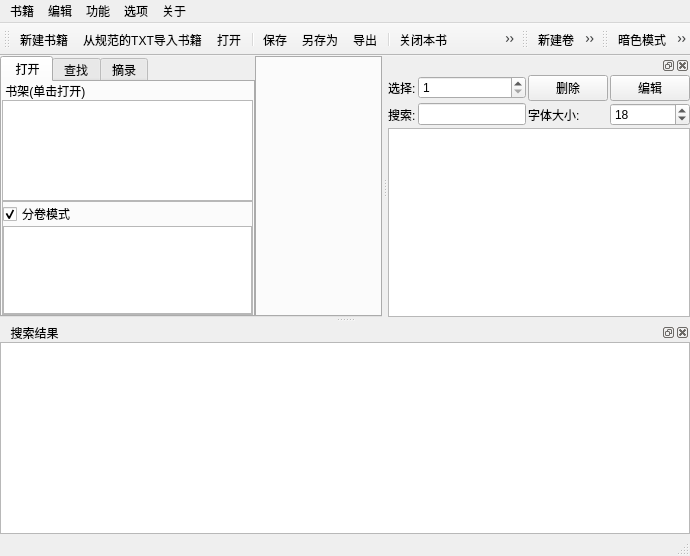
<?xml version="1.0" encoding="UTF-8"?>
<ui version="4.0">
 <class>MainWindow</class>
 <widget class="QMainWindow" name="MainWindow">
  <property name="geometry">
   <rect>
    <x>0</x>
    <y>0</y>
    <width>690</width>
    <height>556</height>
   </rect>
  </property>
  <property name="windowTitle">
   <string/>
  </property>
  <property name="styleSheet">
   <string notr="true"/>
  </property>
  <property name="toolButtonStyle">
   <enum>Qt::ToolButtonIconOnly</enum>
  </property>
  <widget class="QWidget" name="centralwidget">
   <layout class="QGridLayout" name="gridLayout">
    <property name="leftMargin">
     <number>0</number>
    </property>
    <property name="topMargin">
     <number>0</number>
    </property>
    <property name="rightMargin">
     <number>0</number>
    </property>
    <property name="bottomMargin">
     <number>0</number>
    </property>
    <property name="spacing">
     <number>0</number>
    </property>
    <item row="0" column="0">
     <widget class="QSplitter" name="general_splitter">
      <property name="lineWidth">
       <number>0</number>
      </property>
      <property name="orientation">
       <enum>Qt::Horizontal</enum>
      </property>
      <property name="handleWidth">
       <number>0</number>
      </property>
      <property name="childrenCollapsible">
       <bool>false</bool>
      </property>
      <widget class="QTabWidget" name="L_tabWidget">
       <property name="currentIndex">
        <number>0</number>
       </property>
       <widget class="QWidget" name="tab_dir">
        <attribute name="title">
         <string> 打开</string>
        </attribute>
        <layout class="QVBoxLayout" name="verticalLayout_5">
         <property name="spacing">
          <number>0</number>
         </property>
         <property name="leftMargin">
          <number>0</number>
         </property>
         <property name="topMargin">
          <number>0</number>
         </property>
         <property name="rightMargin">
          <number>0</number>
         </property>
         <property name="bottomMargin">
          <number>0</number>
         </property>
         <item>
          <widget class="QLabel" name="label">
           <property name="text">
            <string> 书架(单击打开)</string>
           </property>
          </widget>
         </item>
         <item>
          <widget class="QSplitter" name="book_dir_splitter">
           <property name="lineWidth">
            <number>0</number>
           </property>
           <property name="orientation">
            <enum>Qt::Vertical</enum>
           </property>
           <property name="handleWidth">
            <number>0</number>
           </property>
           <widget class="QListWidget" name="file_browse_listWidget">
            <property name="contextMenuPolicy">
             <enum>Qt::CustomContextMenu</enum>
            </property>
           </widget>
           <widget class="QFrame" name="frame">
            <property name="frameShape">
             <enum>QFrame::StyledPanel</enum>
            </property>
            <property name="frameShadow">
             <enum>QFrame::Raised</enum>
            </property>
            <layout class="QVBoxLayout" name="verticalLayout_3">
             <property name="spacing">
              <number>0</number>
             </property>
             <property name="leftMargin">
              <number>0</number>
             </property>
             <property name="topMargin">
              <number>0</number>
             </property>
             <property name="rightMargin">
              <number>0</number>
             </property>
             <property name="bottomMargin">
              <number>0</number>
             </property>
             <item>
              <widget class="QCheckBox" name="show_volume_checkBox">
               <property name="text">
                <string>分卷模式</string>
               </property>
               <property name="checked">
                <bool>true</bool>
               </property>
              </widget>
             </item>
             <item>
              <widget class="QTreeWidget" name="dir_treeWidget">
               <property name="contextMenuPolicy">
                <enum>Qt::CustomContextMenu</enum>
               </property>
               <property name="alternatingRowColors">
                <bool>false</bool>
               </property>
               <attribute name="headerVisible">
                <bool>false</bool>
               </attribute>
               <column>
                <property name="text">
                 <string notr="true">1</string>
                </property>
               </column>
              </widget>
             </item>
            </layout>
           </widget>
          </widget>
         </item>
        </layout>
       </widget>
       <widget class="QWidget" name="tab_search">
        <attribute name="title">
         <string>查找</string>
        </attribute>
        <layout class="QVBoxLayout" name="verticalLayout">
         <property name="spacing">
          <number>0</number>
         </property>
         <property name="leftMargin">
          <number>0</number>
         </property>
         <property name="topMargin">
          <number>0</number>
         </property>
         <property name="rightMargin">
          <number>0</number>
         </property>
         <property name="bottomMargin">
          <number>0</number>
         </property>
         <item>
          <widget class="QComboBox" name="search_option_comboBox">
           <property name="editable">
            <bool>false</bool>
           </property>
           <item>
            <property name="text">
             <string>对当前章节正文</string>
            </property>
           </item>
           <item>
            <property name="text">
             <string>对全书章节名</string>
            </property>
           </item>
           <item>
            <property name="text">
             <string>对全书正文</string>
            </property>
           </item>
          </widget>
         </item>
         <item>
          <layout class="QGridLayout" name="gridLayout_4">
           <property name="spacing">
            <number>2</number>
           </property>
           <item row="1" column="1">
            <widget class="QLineEdit" name="obj_kew_edit"/>
           </item>
           <item row="0" column="1">
            <widget class="QLineEdit" name="search_key_edit"/>
           </item>
           <item row="0" column="0">
            <widget class="QLabel" name="key_label">
             <property name="text">
              <string>关键字(&amp;K)</string>
             </property>
             <property name="buddy">
              <cstring>search_key_edit</cstring>
             </property>
            </widget>
           </item>
           <item row="1" column="0">
            <widget class="QLabel" name="obj_key_label">
             <property name="text">
              <string>替换为(&amp;G)</string>
             </property>
             <property name="buddy">
              <cstring>search_key_edit</cstring>
             </property>
            </widget>
           </item>
          </layout>
         </item>
         <item>
          <layout class="QHBoxLayout" name="horizontalLayout_2">
           <property name="spacing">
            <number>2</number>
           </property>
           <property name="bottomMargin">
            <number>2</number>
           </property>
           <item>
            <widget class="QPushButton" name="find_next_btn">
             <property name="styleSheet">
              <string notr="true"/>
             </property>
             <property name="text">
              <string>查找Next</string>
             </property>
            </widget>
           </item>
           <item>
            <widget class="QPushButton" name="find_all_btn">
             <property name="text">
              <string>查找全部</string>
             </property>
            </widget>
           </item>
          </layout>
         </item>
         <item>
          <layout class="QHBoxLayout" name="horizontalLayout_3">
           <property name="spacing">
            <number>2</number>
           </property>
           <property name="bottomMargin">
            <number>2</number>
           </property>
           <item>
            <widget class="QPushButton" name="replace_current_btn">
             <property name="text">
              <string>替换当前</string>
             </property>
            </widget>
           </item>
           <item>
            <widget class="QPushButton" name="replace_all_btn">
             <property name="text">
              <string>全部替换</string>
             </property>
            </widget>
           </item>
          </layout>
         </item>
         <item>
          <spacer name="verticalSpacer">
           <property name="orientation">
            <enum>Qt::Vertical</enum>
           </property>
           <property name="sizeHint" stdset="0">
            <size>
             <width>20</width>
             <height>40</height>
            </size>
           </property>
          </spacer>
         </item>
        </layout>
       </widget>
       <widget class="QWidget" name="tab_note">
        <attribute name="title">
         <string>摘录</string>
        </attribute>
        <layout class="QVBoxLayout" name="verticalLayout_2">
         <property name="spacing">
          <number>1</number>
         </property>
         <property name="leftMargin">
          <number>0</number>
         </property>
         <property name="topMargin">
          <number>0</number>
         </property>
         <property name="rightMargin">
          <number>0</number>
         </property>
         <property name="bottomMargin">
          <number>0</number>
         </property>
         <item>
          <widget class="QCheckBox" name="auto_focus_checkBox">
           <property name="text">
            <string>自动聚焦</string>
           </property>
          </widget>
         </item>
         <item>
          <layout class="QFormLayout" name="formLayout">
           <property name="horizontalSpacing">
            <number>2</number>
           </property>
           <property name="verticalSpacing">
            <number>2</number>
           </property>
           <item row="0" column="0">
            <widget class="QLabel" name="note_key_Label">
             <property name="text">
              <string>索引</string>
             </property>
            </widget>
           </item>
           <item row="0" column="1">
            <widget class="QLineEdit" name="note_key_LineEdit">
             <property name="text">
              <string/>
             </property>
             <property name="placeholderText">
              <string>回车后添加</string>
             </property>
            </widget>
           </item>
           <item row="1" column="0">
            <widget class="QLabel" name="note_content_Label">
             <property name="text">
              <string>摘录</string>
             </property>
            </widget>
           </item>
           <item row="1" column="1">
            <widget class="QLineEdit" name="note_content_LineEdit">
             <property name="placeholderText">
              <string>回车后添加</string>
             </property>
            </widget>
           </item>
          </layout>
         </item>
         <item>
          <layout class="QHBoxLayout" name="horizontalLayout">
           <property name="spacing">
            <number>2</number>
           </property>
           <item>
            <widget class="QPushButton" name="note_save_btn">
             <property name="text">
              <string>  保存笔记</string>
             </property>
            </widget>
           </item>
           <item>
            <widget class="QPushButton" name="note_renew_key_list_btn">
             <property name="text">
              <string>刷新列表</string>
             </property>
            </widget>
           </item>
          </layout>
         </item>
         <item>
          <widget class="QPushButton" name="node_rm_key_btn">
           <property name="text">
            <string>  删除当前索引</string>
           </property>
          </widget>
         </item>
         <item>
          <widget class="QListWidget" name="note_key_listWidget">
           <property name="contextMenuPolicy">
            <enum>Qt::ActionsContextMenu</enum>
           </property>
          </widget>
         </item>
        </layout>
       </widget>
      </widget>
      <widget class="QTabWidget" name="tabWidget">
       <property name="currentIndex">
        <number>-1</number>
       </property>
       <property name="tabsClosable">
        <bool>true</bool>
       </property>
      </widget>
     </widget>
    </item>
   </layout>
  </widget>
  <widget class="QMenuBar" name="menubar">
   <property name="geometry">
    <rect>
     <x>0</x>
     <y>0</y>
     <width>690</width>
     <height>29</height>
    </rect>
   </property>
   <widget class="QMenu" name="menuBook">
    <property name="title">
     <string>书籍</string>
    </property>
    <addaction name="actionOpen"/>
    <addaction name="separator"/>
    <addaction name="actionNew"/>
    <addaction name="separator"/>
    <addaction name="actionSave"/>
    <addaction name="separator"/>
    <addaction name="actionSave_as"/>
    <addaction name="separator"/>
    <addaction name="actionClose"/>
    <addaction name="separator"/>
    <addaction name="actionRemove"/>
    <addaction name="separator"/>
    <addaction name="actionLoad"/>
    <addaction name="separator"/>
    <addaction name="actionExport"/>
   </widget>
   <widget class="QMenu" name="menuEdit">
    <property name="title">
     <string>编辑</string>
    </property>
    <addaction name="actionAdd_volume"/>
    <addaction name="separator"/>
    <addaction name="actionRm_volume"/>
    <addaction name="separator"/>
    <addaction name="actionAdd_Chapter"/>
    <addaction name="separator"/>
    <addaction name="actionRemove_Chapter"/>
    <addaction name="separator"/>
   </widget>
   <widget class="QMenu" name="menuAbout">
    <property name="title">
     <string>关于</string>
    </property>
    <addaction name="actionBook_info"/>
    <addaction name="separator"/>
    <addaction name="actionAuthor"/>
    <addaction name="separator"/>
    <addaction name="actionQt"/>
   </widget>
   <widget class="QMenu" name="menuFunction">
    <property name="title">
     <string>功能</string>
    </property>
    <addaction name="actionRemove_Blank_Chapter"/>
    <addaction name="separator"/>
    <addaction name="actionAdd_Blank_Lines"/>
    <addaction name="separator"/>
    <addaction name="actionRemove_Space"/>
    <addaction name="separator"/>
    <addaction name="actionDelete_bank_row"/>
    <addaction name="separator"/>
    <addaction name="actionAuto_subchapter"/>
   </widget>
   <widget class="QMenu" name="menu">
    <property name="title">
     <string>选项</string>
    </property>
    <addaction name="actionDark_Mode"/>
    <addaction name="separator"/>
    <addaction name="action_read_mode"/>
   </widget>
   <addaction name="menuBook"/>
   <addaction name="menuEdit"/>
   <addaction name="menuFunction"/>
   <addaction name="menu"/>
   <addaction name="menuAbout"/>
  </widget>
  <widget class="QToolBar" name="toolBarBook">
   <property name="windowTitle">
    <string>书籍编辑</string>
   </property>
   <attribute name="toolBarArea">
    <enum>TopToolBarArea</enum>
   </attribute>
   <attribute name="toolBarBreak">
    <bool>false</bool>
   </attribute>
   <addaction name="actionNew"/>
   <addaction name="actionLoad"/>
   <addaction name="actionOpen"/>
   <addaction name="separator"/>
   <addaction name="actionSave"/>
   <addaction name="actionSave_as"/>
   <addaction name="actionExport"/>
   <addaction name="separator"/>
   <addaction name="actionClose"/>
   <addaction name="actionRemove"/>
  </widget>
  <widget class="QToolBar" name="toolBarEdit">
   <property name="windowTitle">
    <string>章节编辑</string>
   </property>
   <attribute name="toolBarArea">
    <enum>TopToolBarArea</enum>
   </attribute>
   <attribute name="toolBarBreak">
    <bool>false</bool>
   </attribute>
   <addaction name="actionAdd_volume"/>
   <addaction name="actionRm_volume"/>
   <addaction name="actionAdd_Chapter"/>
   <addaction name="actionRemove_Chapter"/>
  </widget>
  <widget class="QDockWidget" name="search_result_dock">
   <property name="allowedAreas">
    <set>Qt::BottomDockWidgetArea|Qt::TopDockWidgetArea</set>
   </property>
   <property name="windowTitle">
    <string>  搜索结果</string>
   </property>
   <attribute name="dockWidgetArea">
    <number>8</number>
   </attribute>
   <widget class="QWidget" name="dockWidgetContents_2">
    <layout class="QGridLayout" name="gridLayout_5">
     <property name="leftMargin">
      <number>0</number>
     </property>
     <property name="topMargin">
      <number>0</number>
     </property>
     <property name="rightMargin">
      <number>0</number>
     </property>
     <property name="bottomMargin">
      <number>0</number>
     </property>
     <property name="spacing">
      <number>2</number>
     </property>
     <item row="0" column="0">
      <widget class="QTreeWidget" name="search_treeWidget">
       <attribute name="headerVisible">
        <bool>false</bool>
       </attribute>
       <column>
        <property name="text">
         <string>1</string>
        </property>
       </column>
      </widget>
     </item>
    </layout>
   </widget>
  </widget>
  <widget class="QDockWidget" name="show_nodes_dockWidget">
   <attribute name="dockWidgetArea">
    <number>2</number>
   </attribute>
   <widget class="QWidget" name="dockWidgetContents">
    <layout class="QVBoxLayout" name="verticalLayout_4">
     <property name="spacing">
      <number>2</number>
     </property>
     <property name="leftMargin">
      <number>0</number>
     </property>
     <property name="topMargin">
      <number>0</number>
     </property>
     <property name="rightMargin">
      <number>0</number>
     </property>
     <property name="bottomMargin">
      <number>0</number>
     </property>
     <item>
      <layout class="QGridLayout" name="gridLayout_2">
       <item row="0" column="1">
        <widget class="QSpinBox" name="note_select_row_spinBox">
         <property name="minimum">
          <number>1</number>
         </property>
        </widget>
       </item>
       <item row="0" column="3">
        <widget class="QPushButton" name="node_edit_note_btn">
         <property name="text">
          <string>编辑</string>
         </property>
        </widget>
       </item>
       <item row="0" column="2">
        <widget class="QPushButton" name="node_rm_row_btn">
         <property name="text">
          <string>删除</string>
         </property>
        </widget>
       </item>
       <item row="0" column="0">
        <widget class="QLabel" name="label_2">
         <property name="text">
          <string>选择:</string>
         </property>
        </widget>
       </item>
       <item row="1" column="0">
        <widget class="QLabel" name="label_3">
         <property name="text">
          <string>搜索:</string>
         </property>
        </widget>
       </item>
       <item row="1" column="1">
        <widget class="QLineEdit" name="note_content_search">
         <property name="placeholderText">
          <string/>
         </property>
        </widget>
       </item>
       <item row="1" column="2">
        <widget class="QLabel" name="label_4">
         <property name="text">
          <string>字体大小:</string>
         </property>
        </widget>
       </item>
       <item row="1" column="3">
        <widget class="QSpinBox" name="note_content_showing_font_size">
         <property name="minimum">
          <number>4</number>
         </property>
         <property name="value">
          <number>18</number>
         </property>
        </widget>
       </item>
      </layout>
     </item>
     <item>
      <widget class="QTextEdit" name="note_textEdit">
       <property name="font">
        <font>
         <family>宋体</family>
         <pointsize>18</pointsize>
        </font>
       </property>
      </widget>
     </item>
    </layout>
   </widget>
  </widget>
  <widget class="QStatusBar" name="statusBar"/>
  <widget class="QToolBar" name="toolBar">
   <property name="windowTitle">
    <string>toolBar</string>
   </property>
   <attribute name="toolBarArea">
    <enum>TopToolBarArea</enum>
   </attribute>
   <attribute name="toolBarBreak">
    <bool>false</bool>
   </attribute>
   <addaction name="actionDark_Mode"/>
   <addaction name="action_read_mode"/>
  </widget>
  <action name="actionOpen">
   <property name="icon">
    <iconset resource="res.qrc">
     <normaloff>:/icons/open1.bmp</normaloff>:/icons/open1.bmp</iconset>
   </property>
   <property name="text">
    <string>打开书籍</string>
   </property>
   <property name="iconText">
    <string>打开</string>
   </property>
   <property name="shortcut">
    <string>Ctrl+O</string>
   </property>
  </action>
  <action name="actionNew">
   <property name="icon">
    <iconset resource="res.qrc">
     <normaloff>:/icons/new1.bmp</normaloff>:/icons/new1.bmp</iconset>
   </property>
   <property name="text">
    <string>新建书籍</string>
   </property>
   <property name="shortcut">
    <string>Ctrl+N</string>
   </property>
  </action>
  <action name="actionSave">
   <property name="icon">
    <iconset resource="res.qrc">
     <normaloff>:/icons/save1.bmp</normaloff>:/icons/save1.bmp</iconset>
   </property>
   <property name="text">
    <string>保存</string>
   </property>
   <property name="shortcut">
    <string>Ctrl+S</string>
   </property>
  </action>
  <action name="actionSave_as">
   <property name="icon">
    <iconset resource="res.qrc">
     <normaloff>:/icons/save2.bmp</normaloff>:/icons/save2.bmp</iconset>
   </property>
   <property name="text">
    <string>另存为</string>
   </property>
   <property name="shortcut">
    <string>Ctrl+Shift+S</string>
   </property>
  </action>
  <action name="actionClose">
   <property name="icon">
    <iconset resource="res.qrc">
     <normaloff>:/icons/exit.bmp</normaloff>:/icons/exit.bmp</iconset>
   </property>
   <property name="text">
    <string>关闭本书</string>
   </property>
   <property name="shortcut">
    <string>Ctrl+Shift+C</string>
   </property>
  </action>
  <action name="actionRemove">
   <property name="icon">
    <iconset resource="res.qrc">
     <normaloff>:/icons/delete1.bmp</normaloff>:/icons/delete1.bmp</iconset>
   </property>
   <property name="text">
    <string>删除当前书籍</string>
   </property>
   <property name="shortcut">
    <string>Ctrl+R</string>
   </property>
  </action>
  <action name="actionLoad">
   <property name="icon">
    <iconset resource="res.qrc">
     <normaloff>:/icons/import1.bmp</normaloff>:/icons/import1.bmp</iconset>
   </property>
   <property name="text">
    <string>从规范的TXT导入书籍</string>
   </property>
   <property name="shortcut">
    <string>Ctrl+L</string>
   </property>
  </action>
  <action name="actionExport">
   <property name="icon">
    <iconset resource="res.qrc">
     <normaloff>:/icons/print1.bmp</normaloff>:/icons/print1.bmp</iconset>
   </property>
   <property name="text">
    <string>导出</string>
   </property>
   <property name="shortcut">
    <string>Ctrl+E</string>
   </property>
  </action>
  <action name="actionAdd_Chapter">
   <property name="icon">
    <iconset resource="res.qrc">
     <normaloff>:/icons/317.bmp</normaloff>:/icons/317.bmp</iconset>
   </property>
   <property name="text">
    <string>插入新章节</string>
   </property>
   <property name="shortcut">
    <string>Ctrl+A</string>
   </property>
  </action>
  <action name="actionRemove_Chapter">
   <property name="icon">
    <iconset resource="res.qrc">
     <normaloff>:/icons/319.bmp</normaloff>:/icons/319.bmp</iconset>
   </property>
   <property name="text">
    <string>删除当前章节</string>
   </property>
   <property name="shortcut">
    <string>Del</string>
   </property>
  </action>
  <action name="actionBook_info">
   <property name="text">
    <string>书籍信息</string>
   </property>
   <property name="shortcut">
    <string>Ctrl+I</string>
   </property>
  </action>
  <action name="actionAuthor">
   <property name="text">
    <string>作者信息</string>
   </property>
  </action>
  <action name="actionQt">
   <property name="text">
    <string>关于Qt</string>
   </property>
  </action>
  <action name="actionDark_Mode">
   <property name="checkable">
    <bool>true</bool>
   </property>
   <property name="icon">
    <iconset resource="res.qrc">
     <normaloff>:/icons/194.JPG</normaloff>:/icons/194.JPG</iconset>
   </property>
   <property name="text">
    <string>暗色模式</string>
   </property>
   <property name="shortcut">
    <string>Ctrl+M</string>
   </property>
  </action>
  <action name="actionRemove_Blank_Chapter">
   <property name="text">
    <string>删除无字章节</string>
   </property>
  </action>
  <action name="actionAdd_Blank_Lines">
   <property name="text">
    <string>在换行处插入空行</string>
   </property>
  </action>
  <action name="actionAdd_volume">
   <property name="icon">
    <iconset resource="res.qrc">
     <normaloff>:/icons/316.bmp</normaloff>:/icons/316.bmp</iconset>
   </property>
   <property name="text">
    <string>新建卷</string>
   </property>
   <property name="toolTip">
    <string>新建卷</string>
   </property>
   <property name="shortcut">
    <string>Ctrl+Shift+A</string>
   </property>
  </action>
  <action name="actionRm_volume">
   <property name="icon">
    <iconset resource="res.qrc">
     <normaloff>:/icons/318.bmp</normaloff>:/icons/318.bmp</iconset>
   </property>
   <property name="text">
    <string>删除卷</string>
   </property>
   <property name="toolTip">
    <string>删除整卷，包括其中的章节！</string>
   </property>
   <property name="shortcut">
    <string>Shift+Del</string>
   </property>
  </action>
  <action name="actionRemove_Space">
   <property name="text">
    <string>删除所有空格</string>
   </property>
  </action>
  <action name="actionDelete_bank_row">
   <property name="text">
    <string>删除空行</string>
   </property>
  </action>
  <action name="actionAuto_subchapter">
   <property name="text">
    <string>自动分章</string>
   </property>
  </action>
  <action name="action_read_mode">
   <property name="icon">
    <iconset resource="res.qrc">
     <normaloff>:/icons/412.bmp</normaloff>:/icons/412.bmp</iconset>
   </property>
   <property name="text">
    <string>全屏阅读</string>
   </property>
   <property name="shortcut">
    <string>Ctrl+Shift+O</string>
   </property>
  </action>
  <action name="action_edit_chapter">
   <property name="text">
    <string>编辑章节</string>
   </property>
   <property name="toolTip">
    <string>调整章节所属</string>
   </property>
  </action>
 </widget>
 <resources>
  <include location="res.qrc"/>
 </resources>
 <connections/>
</ui>
